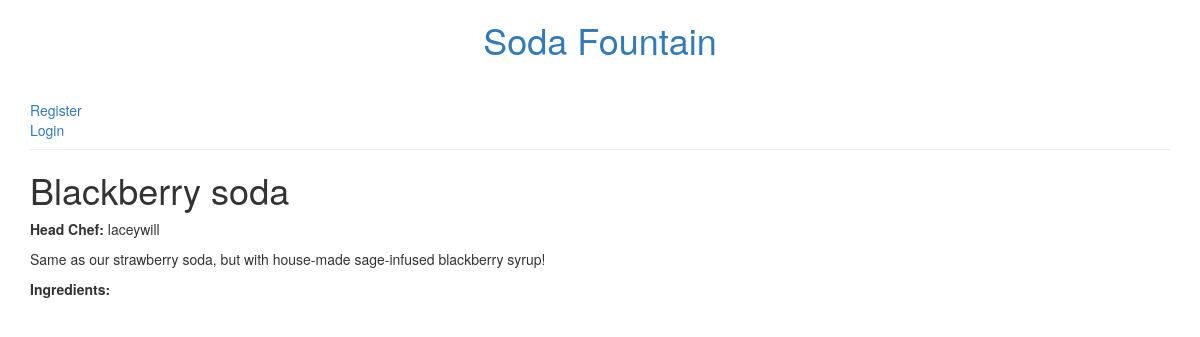
Page /menu/item/3/ on the committed database.
### menu/models.py (models this page shows, shortened)
class Item(models.Model):
    name = models.CharField(max_length=200)
    description = models.TextField()
    chef = models.ForeignKey('auth.User', on_delete=models.CASCADE)
    created_date = models.DateField(
            default=timezone.now)
    standard = models.BooleanField(default=False)
    ingredients = models.ManyToManyField('Ingredient')

### menu/views.py (the view)
# urls.py: path('item/<pk>/', views.item_detail, name='item_detail'),
def item_detail(request, pk):
    try:
        item = models.Item.objects.prefetch_related(
            'ingredients'
        ).get(pk=pk)
    except models.Item.DoesNotExist:
        raise Http404
    return render(request,
                  'menu/item_detail.html',
                  {'item': item})

### menu/templates/menu/item_detail.html (shortened to what this page needs)
{% extends 'layout.html' %}
{% block content %}
  <div class="post">
      <h1>{{ item.name }}</h1>
      <p><strong>Head Chef:</strong> {{ item.chef }}</p>
      <p>{{ item.description }}</p>
      <p><strong>Ingredients: </strong>{{ item.ingredients.all|join:", " }}</p>
  </div>
{% endblock %}

### rows in the picture
Item: name "Blackberry soda", chef "laceywill", description "Same as our strawberry soda, but with house-made sage-infused blackberry syrup!"
